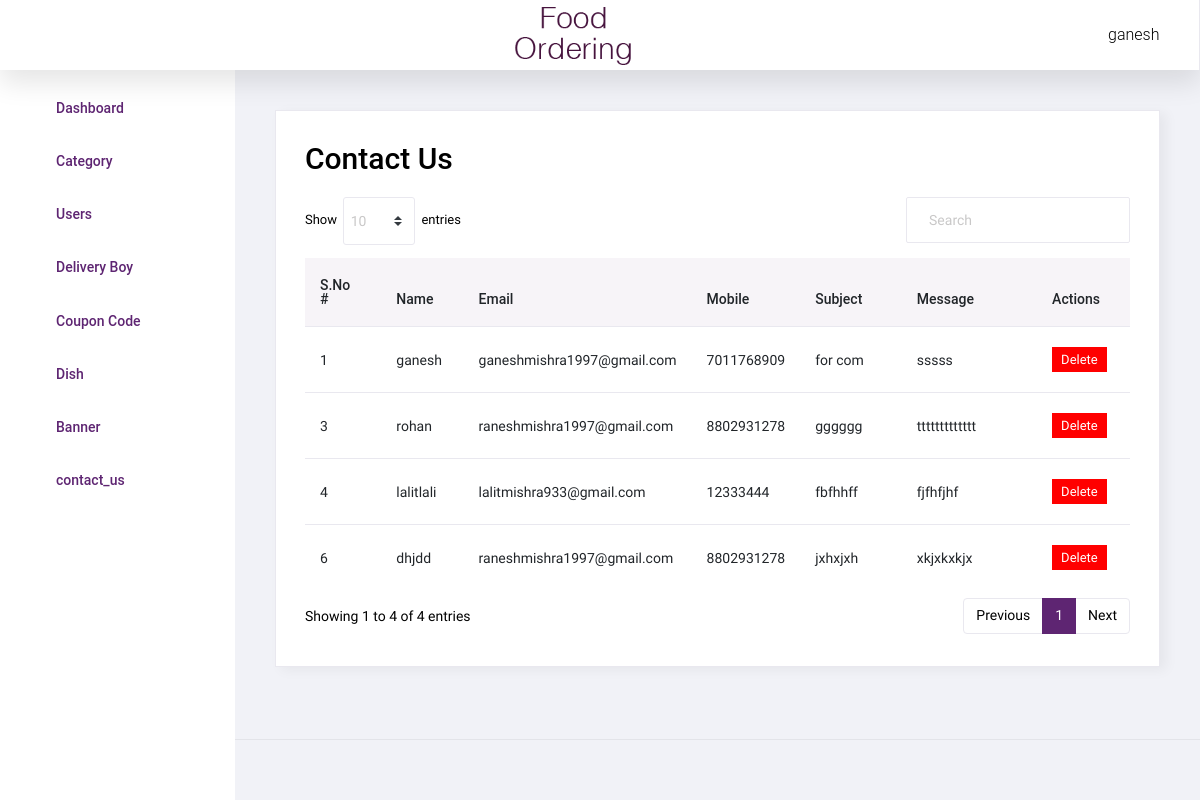
/admin/contact_us.php (signed in), run on the app's committed database.
### tables this page shows
CREATE TABLE `contect_us` (
  `id` int(11) NOT NULL,
  `name` varchar(50) NOT NULL,
  `email` varchar(50) NOT NULL,
  `mobile` varchar(50) NOT NULL,
  `subject` varchar(50) NOT NULL,
  `message` text NOT NULL,
  `added_on` int(11) NOT NULL
);

### admin/contact_us.php (the view, shortened to what this page needs)
<?php include('top.php');
include('database.inc.php');
?>
<div class="card">
            <div class="card-body">
              <h1 class="grid_title">Contact Us</h1>
              <div class="row grid_box">
                <div class="col-12">
                  <div class="table-responsive">
                    <table id="order-listing" class="table">
                      <thead>
                        <tr>
                            <th width="10%">S.No #</th>
                            <th width="10%">Name</th>
							<th width="10%">Email</th>
							<th width="10%">Mobile</th>
							<th width="19%">Subject</th>
							<th width="40%">Message</th>
                            <th width="10%">Actions</th>
                        </tr>
                      </thead>
                      <tbody>
                        <?php
                        $sql="select * from  contect_us order by id";
                        $res=mysqli_query($con,$sql);
                        if(mysqli_num_rows($res)>0){
                          while($row=mysqli_fetch_assoc($res)){
                         ?>
					                 	<tr>
                            <td><?php echo $row['id'];?></td>
                            <td><?php echo $row['name']?></td>
						            	<td><?php echo $row['email']?></td>
							             <td><?php echo $row['mobile']?></td>
							                <td><?php echo $row['subject']?></td>
							                <td><?php echo $row['message']?></td>
							                   <td>
                          <a href="del_contact.php?sat=<?php echo $row['id'];?>"><label class="badge badge-danger delete_red hand_cursor">Delete</label></a>
							                 </td>
                        </tr>
                        <?php
						} } else { ?>
						<tr>
							<td colspan="5">No data found</td>
						</tr>
						<?php } ?>
                      </tbody>
                    </table>
                  </div>
				</div>
              </div>
            </div>
          </div>
 <?php include('footer.php');?>

### data on the page
contect_us: id "1", name "ganesh", email "ganeshmishra1997@gmail.com", mobile "7011768909", subject "for com", message "sssss"
contect_us: id "3", name "rohan", email "raneshmishra1997@gmail.com", mobile "8802931278", subject "gggggg", message "ttttttttttttt"
contect_us: id "4", name "lalitlali", email "lalitmishra933@gmail.com", mobile "12333444", subject "fbfhhff", message "fjfhfjhf"
contect_us: id "6", name "dhjdd", email "raneshmishra1997@gmail.com", mobile "8802931278", subject "jxhxjxh", message "xkjxkxkjx"

### other printed values
$_SESSION['ADMIN_USER'] "ganesh"
